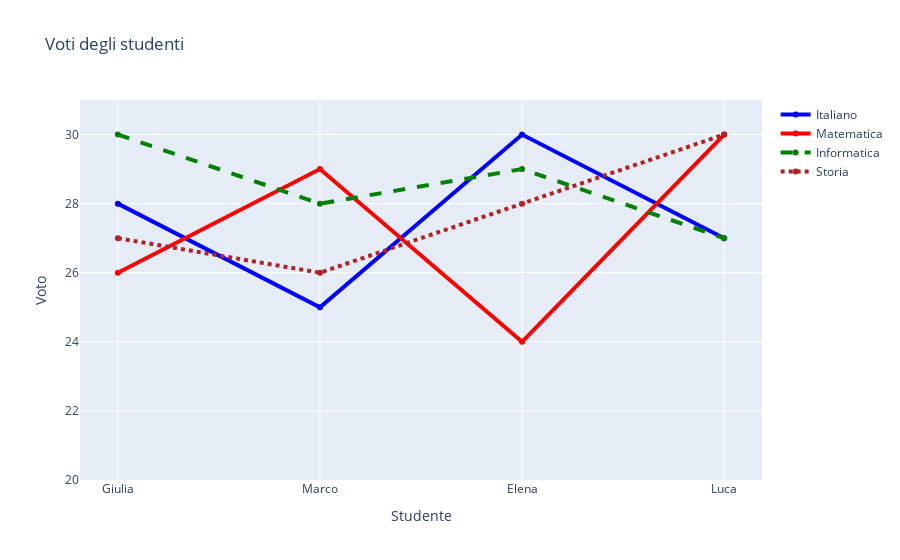

This figure's notebook cell:
### Markdown cell above
### Grafico multilinea con marcatori

### Code cell
import plotly.graph_objects as go

# Nomi di studenti
studenti = ['Giulia', 'Marco', 'Elena', 'Luca']

# Voti in diverse materie (in trentesimi)
italiano = [28, 25, 30, 27]
matematica = [26, 29, 24, 30]
informatica = [30, 28, 29, 27]
storia = [27, 26, 28, 30]

fig = go.Figure()

fig.add_trace(go.Scatter(x=studenti, y=italiano, name="Italiano",
                         mode='lines+markers',
                         line=dict(color="blue", width=4)))

fig.add_trace(go.Scatter(x=studenti, y=matematica, name="Matematica",
                         mode='lines+markers',
                         line=dict(color="red", width=4)))

fig.add_trace(go.Scatter(x=studenti, y=informatica, name="Informatica",
                         mode='lines+markers',
                         line=dict(color="green", width=4, dash='dash')))

fig.add_trace(go.Scatter(x=studenti, y=storia, name="Storia",
                         mode='lines+markers',
                         line=dict(color="firebrick", width=4, dash='dot')))

fig.update_layout(
    title="Voti degli studenti",
    xaxis_title="Studente",
    yaxis_title="Voto",
    yaxis=dict(range=[20, 31])
)

fig.show()

### Figure 1 — Plotly figure (JSON) as saved in the notebook; plotly's stock layout.template omitted (floating-point values rounded to 4 significant figures)
{"data": [{"line": {"color": "blue", "width": 4}, "mode": "lines+markers", "name": "Italiano", "type": "scatter", "x": ["Giulia", "Marco", "Elena", "Luca"], "y": [28, 25, 30, 27]}, {"line": {"color": "red", "width": 4}, "mode": "lines+markers", "name": "Matematica", "type": "scatter", "x": ["Giulia", "Marco", "Elena", "Luca"], "y": [26, 29, 24, 30]}, {"line": {"color": "green", "dash": "dash", "width": 4}, "mode": "lines+markers", "name": "Informatica", "type": "scatter", "x": ["Giulia", "Marco", "Elena", "Luca"], "y": [30, 28, 29, 27]}, {"line": {"color": "firebrick", "dash": "dot", "width": 4}, "mode": "lines+markers", "name": "Storia", "type": "scatter", "x": ["Giulia", "Marco", "Elena", "Luca"], "y": [27, 26, 28, 30]}], "layout": {"title": {"text": "Voti degli studenti"}, "xaxis": {"title": {"text": "Studente"}}, "yaxis": {"range": [20, 31], "title": {"text": "Voto"}}}}
